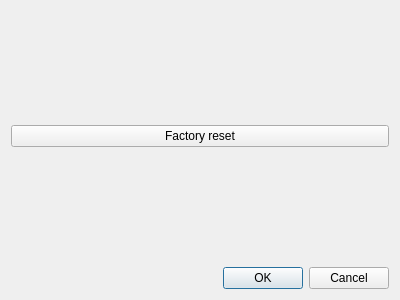
<?xml version="1.0" encoding="UTF-8"?>
<ui version="4.0">
 <class>PreferencesDialog</class>
 <widget class="QDialog" name="PreferencesDialog">
  <property name="geometry">
   <rect>
    <x>0</x>
    <y>0</y>
    <width>400</width>
    <height>300</height>
   </rect>
  </property>
  <property name="windowTitle">
   <string>Dialog</string>
  </property>
  <layout class="QVBoxLayout" name="verticalLayout">
   <item>
    <spacer name="verticalSpacer_2">
     <property name="orientation">
      <enum>Qt::Vertical</enum>
     </property>
     <property name="sizeHint" stdset="0">
      <size>
       <width>20</width>
       <height>40</height>
      </size>
     </property>
    </spacer>
   </item>
   <item>
    <widget class="QPushButton" name="resetButton">
     <property name="text">
      <string>Factory reset</string>
     </property>
    </widget>
   </item>
   <item>
    <spacer name="verticalSpacer">
     <property name="orientation">
      <enum>Qt::Vertical</enum>
     </property>
     <property name="sizeHint" stdset="0">
      <size>
       <width>20</width>
       <height>40</height>
      </size>
     </property>
    </spacer>
   </item>
   <item>
    <widget class="QDialogButtonBox" name="buttonBox">
     <property name="orientation">
      <enum>Qt::Horizontal</enum>
     </property>
     <property name="standardButtons">
      <set>QDialogButtonBox::Cancel|QDialogButtonBox::Ok</set>
     </property>
    </widget>
   </item>
  </layout>
 </widget>
 <resources/>
 <connections>
  <connection>
   <sender>buttonBox</sender>
   <signal>accepted()</signal>
   <receiver>PreferencesDialog</receiver>
   <slot>accept()</slot>
   <hints>
    <hint type="sourcelabel">
     <x>248</x>
     <y>254</y>
    </hint>
    <hint type="destinationlabel">
     <x>157</x>
     <y>274</y>
    </hint>
   </hints>
  </connection>
  <connection>
   <sender>buttonBox</sender>
   <signal>rejected()</signal>
   <receiver>PreferencesDialog</receiver>
   <slot>reject()</slot>
   <hints>
    <hint type="sourcelabel">
     <x>316</x>
     <y>260</y>
    </hint>
    <hint type="destinationlabel">
     <x>286</x>
     <y>274</y>
    </hint>
   </hints>
  </connection>
 </connections>
</ui>
